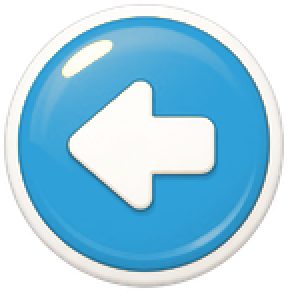
#> input picture Assets/Resources/Art/ui/arrow.png, 144 x 146 px, given in place of home_deck.png, which was not available (shown 2 times larger)
$ python build_home_v6_ui.py
#> lines starting #> are read from the running program, lines starting #| are printed output that depends on the picture; after the words box and inside, x2 and y2 are one past the last pixel; in counts of white or black regions, pixels touching at a corner belong together
"""构建主页 v8 和谐宋韵青白石舞台与克制内敛 UI 套件。

核心美学准则（60-30-10 视觉秩序）：
1. 石材色温全局统一：将前景城台（home_deck.png）与四连点将石台（h_podium4.png）从偏冷紫钢蓝校准至与远景城墙/石阶（home_road.jpg）完全同源的暖灰青白石色温；将点将台顶面刺眼的科幻霓虹青光圈柔化为温润低饱和宋代青玉石刻凹盘。
2. 点将台前壁「战力 + 羁绊」克制内嵌：抹平前壁中央杂乱竖向砖缝，雕出与石台同材质的原石浅凹横槽（h_podium_groove.png），配低调半透明青灰玉石签（h_bond_tag.png）与温润双环玉扣小标（ic_bond_knot.png），零黑底金框、零抢戏黄标，完全融入石台结构层。
3. 三宝箱红垫（h_chest_mat.png）：圆角胶囊朱红托盘，暗绛描边，脚下一点接触阴影。
4. 全场唯一鎏金焦点「开始挑战」（h_start_hex.png）+ 青白石切关三角箭头（h_stage_arrow.png）：切关箭头改用与桥面和顶底栏呼应的冷白青石银边质感，把全场唯一的鎏金视觉重心留给「开始挑战」。
"""
import os
import numpy as np
from PIL import Image, ImageFilter

ROOT = os.path.dirname(os.path.dirname(os.path.abspath(__file__)))
ART_DIR = os.path.join(ROOT, "Assets/Resources/Art")
UI_DIR = os.path.join(ART_DIR, "ui")
NOBG_DIR = "/Users/huyi/dk_proj/game_assets/code_2/assets/nobg/home_v6"
FINAL_DIR = "/Users/huyi/dk_proj/game_assets/code_2/assets/final/home_v6"

SS = 4


def rgb(h: str) -> np.ndarray:
    return np.array([int(h[i:i + 2], 16) for i in (0, 2, 4)], dtype=np.float32)


def defringe_white(im: Image.Image, strength: float = 0.85) -> Image.Image:
#> called with strength = 0.85
    arr = np.array(im, dtype=np.float32)
    rgb_c = arr[:, :, :3]
    a = arr[:, :, 3:4] / 255.0
    edge = (a > 0.02) & (a < 0.96)
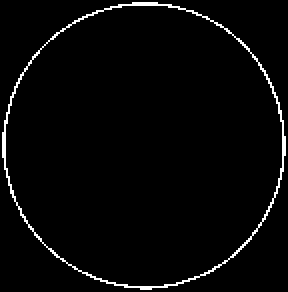
#> edge: shape (146, 144, 1) bool (shown 2 times larger); 2.7% white in thin lines or dots
    unmixed = np.clip((rgb_c - (1.0 - a) * 250.0 * strength) / np.maximum(a, 0.12), 0.0, 255.0)
    rgb_out = np.where(edge, unmixed, rgb_c)
    a_clean = np.clip((a - 0.05) / 0.95, 0.0, 1.0)
    out = np.zeros_like(arr, dtype=np.uint8)
    out[:, :, :3] = np.round(rgb_out).astype(np.uint8)
    out[:, :, 3] = np.round(a_clean[:, :, 0] * 255.0).astype(np.uint8)
    return Image.fromarray(out)


def harmonize_deck_stone(im: Image.Image) -> Image.Image:
    """将偏冷钢蓝的城台石面校准至与 home_road 城墙/石路一致的宋韵暖灰青白石色温，并做上暖下沉的自然天光过渡。"""
    arr = np.array(im, dtype=np.float32)
    c = arr[:, :, :3]
    a = arr[:, :, 3]
#> a: shape (146, 144) float32
    h, w = a.shape
    yn = np.linspace(0.0, 1.0, h, dtype=np.float32)[:, None, None]

    lum = 0.299 * c[:, :, 0] + 0.587 * c[:, :, 1] + 0.114 * c[:, :, 2]
    # 压低原本过强的冷紫蓝偏色（保留约 32% 原始微妙冷暖笔触变化，避免死灰）
    neutral_dev = c - lum[:, :, None]
    c_calm = lum[:, :, None] + neutral_dev * 0.34

    # 注入梁山青白石温润色调：上沿衔接阳光石路略偏暖米灰 (+7, +4, -5)，向下渐入城台青石微荫 (+1, +2, +4)
    warm_top = np.array([9.0, 5.5, -5.5], dtype=np.float32)[None, None, :]
    cool_bot = np.array([1.5, 2.5, 4.0], dtype=np.float32)[None, None, :]
    tint = warm_top * (1.0 - yn) + cool_bot * yn

    # 整体明度微提 3% 衔接石路阳光感
    c_out = np.clip(c_calm * 1.03 + tint, 0.0, 255.0)
    out = np.zeros_like(arr, dtype=np.uint8)
    out[:, :, :3] = np.round(c_out).astype(np.uint8)
    out[:, :, 3] = np.round(a).astype(np.uint8)
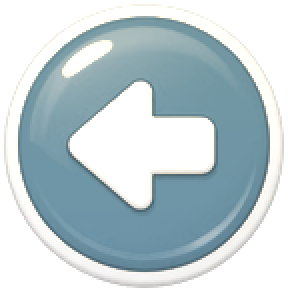
#> out: shape (146, 144, 4) (shown 2 times larger); mean R, G, B, A 131.8, 147.3, 151.9, 188.9; transparent parts drawn white
    return Image.fromarray(out)


def harmonize_podium_stone(im: Image.Image) -> Image.Image:
    """
    1) 将点将石台校准至与前景城台同源的沉稳青灰石色温；
    2) 无损抹除原贴图烤死的四个单调白青色光圈，还原平整细腻的青石台面（交由运行时按上阵好汉真实品级动态铺设专属流光底座）；
    3) 将正中前壁小区域平滑收整。
    """
    arr = np.array(im, dtype=np.float32)
    c = arr[:, :, :3]
    a = arr[:, :, 3]
    h, w = a.shape

    lum = 0.299 * c[:, :, 0] + 0.587 * c[:, :, 1] + 0.114 * c[:, :, 2]
    stone_base = lum[:, :, None] + (c - lum[:, :, None]) * 0.24 + np.array([4.5, 4.0, -1.5], dtype=np.float32)[None, None, :]

    y_idx, x_idx = np.mgrid[0:h, 0:w].astype(np.float32)
    yn = y_idx / max(1, h - 1)
    xn = x_idx / max(1, w - 1)

    # 精准定位四块石台顶面内膛，将原本烤死的白圈平滑还原为同石台一致的自然青石面（严守在上下石槽与左右斜边以内）
    slot_fracs = [0.1508, 0.3869, 0.6134, 0.8483]
    ring_cy = 0.293 * h
    rx = 0.081 * w
    ry = 0.156 * h
    slab_y0, slab_y1 = int(0.118 * h), int(0.476 * h)
    rng = np.random.default_rng(42)
    micro_grain = rng.normal(0.0, 0.75, size=(h, w, 1)).astype(np.float32)

    c_toned = stone_base.copy()
    for sf in slot_fracs:
        scx = sf * w
        er = np.hypot((x_idx - scx) / rx, (y_idx - ring_cy) / ry)
        # 椭圆外沿柔和羽化，且严格限制在石台顶面内槽范围，绝不触碰石台四周边棱
        emask = np.clip((1.04 - er) / 0.14, 0.0, 1.0)
        emask *= np.clip((y_idx - slab_y0) / 4.0, 0.0, 1.0) * np.clip((slab_y1 - y_idx) / 4.0, 0.0, 1.0)

        # 取当前石块中心圈内干净石面色（er < 0.36 区域无白圈）并按行平滑过渡
        core_m = (er < 0.36) & (y_idx >= slab_y0 + 18) & (y_idx <= slab_y1 - 18)
        base_col = np.median(stone_base[core_m], axis=0)
        # 顶面轻微前亮后稳自然天光梯度
        v_grad = ((y_idx - ring_cy) / ry)[:, :, None] * np.array([1.6, 1.6, 1.4], dtype=np.float32)[None, None, :]
        clean_slab = base_col[None, None, :] + v_grad + micro_grain
        c_toned = c_toned * (1.0 - emask[:, :, None]) + clean_slab * emask[:, :, None]

    apron_mask = (
        np.clip((yn - 0.61) / 0.03, 0.0, 1.0)
        * np.clip((0.87 - yn) / 0.03, 0.0, 1.0)
        * np.clip((xn - 0.34) / 0.04, 0.0, 1.0)
        * np.clip((0.66 - xn) / 0.04, 0.0, 1.0)
        * (a > 200).astype(np.float32)
    )
    row_med = np.percentile(c_toned[:, int(w * 0.30):int(w * 0.70), :], 54, axis=1, keepdims=True)
    row_med = np.broadcast_to(row_med, c_toned.shape)
    c_clean = c_toned * (1.0 - apron_mask[:, :, None] * 0.88) + row_med * (apron_mask[:, :, None] * 0.88)

    out = np.zeros_like(arr, dtype=np.uint8)
    out[:, :, :3] = np.clip(np.round(c_clean), 0, 255).astype(np.uint8)
    out[:, :, 3] = np.round(a).astype(np.uint8)
    return Image.fromarray(out)


def sdf_convex_poly(w: int, h: int, verts) -> np.ndarray:
    y, x = np.mgrid[0:h, 0:w].astype(np.float32)
    pts = np.array(verts, dtype=np.float32)
    n = len(pts)
    max_half = np.full((h, w), -1e9, dtype=np.float32)
    min_seg = np.full((h, w), 1e9, dtype=np.float32)
    for i in range(n):
        ax, ay = pts[i]
        bx, by = pts[(i + 1) % n]
        ex, ey = bx - ax, by - ay
        el = float(np.hypot(ex, ey)) + 1e-6
        nx, ny = ey / el, -ex / el
        signed_plane = (x - ax) * nx + (y - ay) * ny
        max_half = np.maximum(max_half, signed_plane)
        t = np.clip(((x - ax) * ex + (y - ay) * ey) / (el * el), 0.0, 1.0)
        d_seg = np.hypot(x - (ax + t * ex), y - (ay + t * ey))
        min_seg = np.minimum(min_seg, d_seg)
    return np.where(max_half > 0.0, min_seg, max_half)


def hex_plaque_sdf(w: int, h: int, pad_x: float, pad_y: float, tip_dx: float, round_r: float) -> np.ndarray:
    L = pad_x + round_r
    R = (w - 1) - pad_x - round_r
    T = pad_y + round_r
    B = (h - 1) - pad_y - round_r
    my = (h - 1) * 0.5
    verts = [
        (L + tip_dx, T),
        (R - tip_dx, T),
        (R, my),
        (R - tip_dx, B),
        (L + tip_dx, B),
        (L, my),
    ]
    return sdf_convex_poly(w, h, verts) - round_r


def process_stage_art():
    os.makedirs(FINAL_DIR, exist_ok=True)

    # 1. home_deck.png
    deck = defringe_white(Image.open(os.path.join(NOBG_DIR, "home_deck.png")).convert("RGBA"))
    deck = harmonize_deck_stone(deck)
    da = np.array(deck)[:, :, 3]
    ys = np.where(da > 16)[0]
#> ys = 15786 values from 1 to 143
    y0 = max(0, int(ys.min()) - 6)
#> y0 = 0
    deck_crop = deck.crop((0, y0, deck.width, deck.height))
    target_w = 1080
    target_h = int(round(deck_crop.height * target_w / deck_crop.width))
    deck_final = deck_crop.resize((target_w, target_h), Image.LANCZOS)
    deck_final.save(os.path.join(FINAL_DIR, "home_deck.png"))
    deck_final.save(os.path.join(ART_DIR, "home_deck.png"))
    print(f"Saved harmonized home_deck.png: {deck_final.size}")
#| Saved harmonized home_deck.png: (1080, 1095)

    # 2. h_podium4.png
    pod_raw = defringe_white(Image.open(os.path.join(NOBG_DIR, "h_podium4.png")).convert("RGBA"))
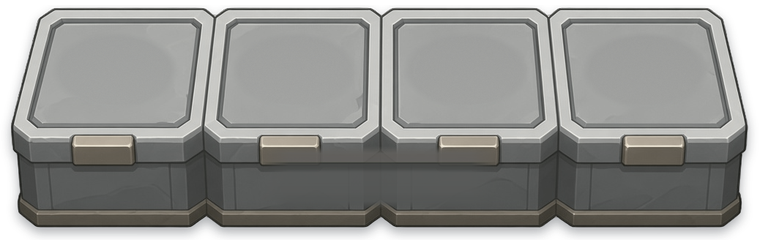
#> input picture Assets/Resources/Art/ui/h_podium4.png, 760 x 240 px, found by its file name
#> call 2 of defringe_white, with strength = 0.85
#> in defringe_white (call 2), `a = arr[:, :, 3:4] / 255.0`:
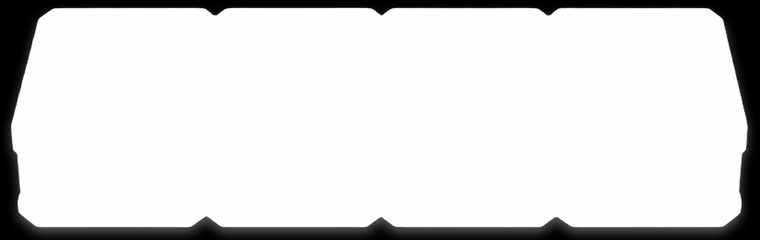
#> a: shape (240, 760, 1) float32; min 0, max 1, mean 0.86
#> in defringe_white (call 2), `edge = (a > 0.02) & (a < 0.96)`:
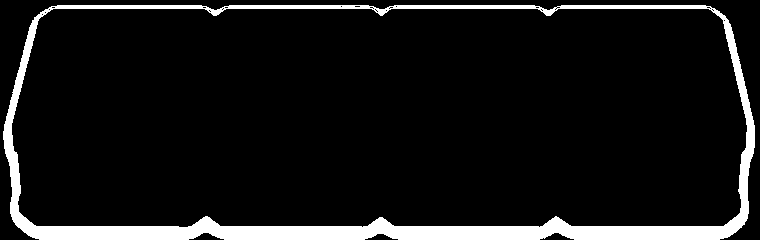
#> edge: shape (240, 760, 1) bool; 9% white; 1 white region, box (x1, y1, x2, y2) and area: (3, 5, 755, 240) 16393
#> in defringe_white (call 2), `unmixed = np.clip((rgb_c - (1.0 - a) * 250.0 * strength) / np.maximum(..`:
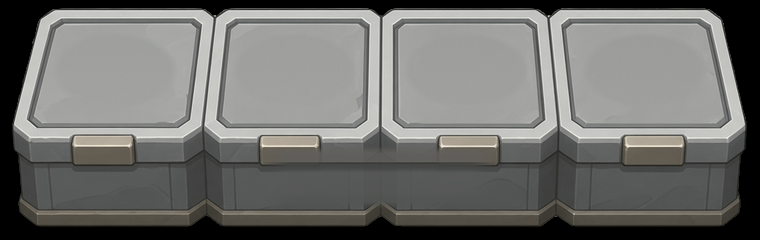
#> unmixed: shape (240, 760, 3) float32; mean R, G, B 112.3, 112.6, 110.1
    pa = np.array(pod_raw)
    alpha = pa[:, :, 3]
    ys, xs = np.where(alpha > 24)
    x0, x1 = int(xs.min()), int(xs.max())
#> x0 = 10; x1 = 748
    y0, y1 = int(ys.min()), int(ys.max())
#> y0 = 7; y1 = 233

    rgb_f = pa[:, :, :3].astype(np.float32)
    cyan = (rgb_f[:, :, 2] - rgb_f[:, :, 0]) + (rgb_f[:, :, 1] - rgb_f[:, :, 0]) * 0.7
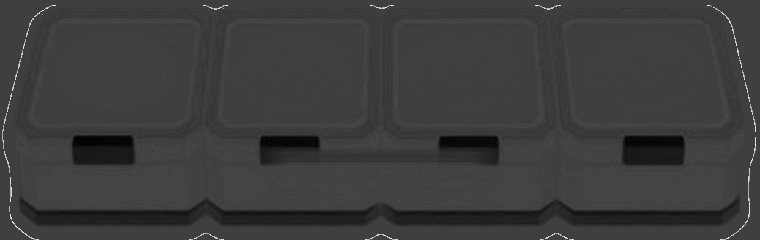
#> cyan: shape (240, 760) float32; min -35.7, max 107.1, mean -1.6; drawn with min black and max white
    cyan[alpha < 180] = 0
#> cyan: shape (240, 760) float32; 0.45% of pixels changed, all inside (x1, y1, x2, y2) = (2, 5, 756, 240)
    cys, cxs = np.where(cyan > np.percentile(cyan[alpha > 180], 95))
#> cys = 4083 values from 8 to 208; cxs = 4083 values, max 743 at index 1886, min 17 at index 1894, mean 406.2
#> (the rest of the program and of its run is left out)
